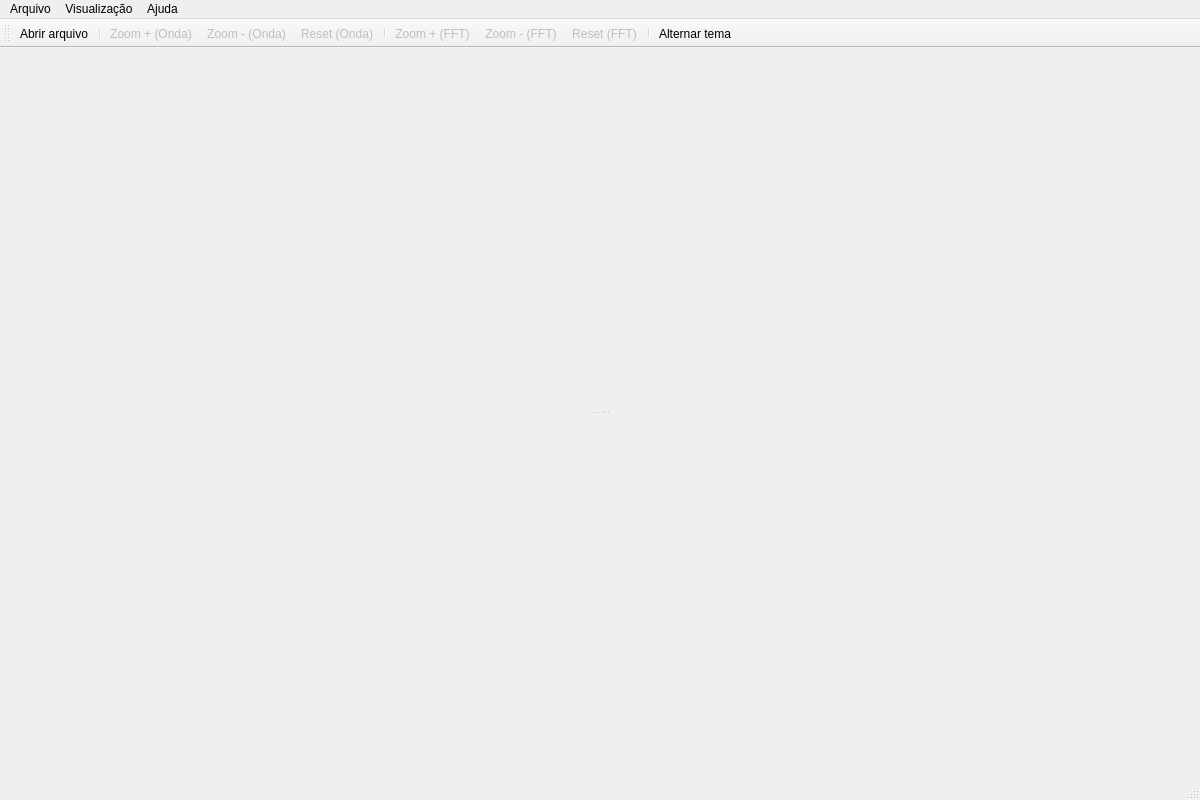
<?xml version="1.0" encoding="UTF-8"?>
<ui version="4.0">
 <class>MainWindow</class>
 <widget class="QMainWindow" name="MainWindow">
  <property name="geometry">
   <rect>
    <x>0</x>
    <y>0</y>
    <width>1200</width>
    <height>800</height>
   </rect>
  </property>
  <property name="windowTitle">
   <string>Sound Analyzer</string>
  </property>
  <widget class="QWidget" name="centralWidget">
   <layout class="QVBoxLayout" name="verticalLayout">
    <property name="contentsMargins">
     <number>4</number>
     <number>4</number>
     <number>4</number>
     <number>4</number>
    </property>
    <property name="spacing">
     <number>4</number>
    </property>
    <item>
     <widget class="QSplitter" name="plotSplitter">
      <property name="orientation">
       <enum>Qt::Vertical</enum>
      </property>
      <property name="childrenCollapsible">
       <bool>false</bool>
      </property>
      <widget class="WaveformWidget" name="waveformWidget">
       <property name="sizePolicy">
        <sizepolicy hsizetype="Expanding" vsizetype="Expanding">
         <horstretch>0</horstretch>
         <verstretch>1</verstretch>
        </sizepolicy>
       </property>
      </widget>
      <widget class="SpectrumWidget" name="spectrumWidget">
       <property name="sizePolicy">
        <sizepolicy hsizetype="Expanding" vsizetype="Expanding">
         <horstretch>0</horstretch>
         <verstretch>1</verstretch>
        </sizepolicy>
       </property>
      </widget>
     </widget>
    </item>
   </layout>
  </widget>
  <widget class="QMenuBar" name="menuBar">
   <property name="geometry">
    <rect>
     <x>0</x>
     <y>0</y>
     <width>1200</width>
     <height>26</height>
    </rect>
   </property>
   <widget class="QMenu" name="menuFile">
    <property name="title">
     <string>Arquivo</string>
    </property>
    <addaction name="actionOpen"/>
    <addaction name="separator"/>
    <addaction name="actionExit"/>
   </widget>
   <widget class="QMenu" name="menuView">
    <property name="title">
     <string>Visualização</string>
    </property>
    <addaction name="actionToggleTheme"/>
   </widget>
   <widget class="QMenu" name="menuHelp">
    <property name="title">
     <string>Ajuda</string>
    </property>
    <addaction name="actionAbout"/>
   </widget>
   <addaction name="menuFile"/>
   <addaction name="menuView"/>
   <addaction name="menuHelp"/>
  </widget>
  <widget class="QToolBar" name="mainToolBar">
   <property name="windowTitle">
    <string>Barra de ferramentas</string>
   </property>
   <attribute name="toolBarArea">
    <enum>TopToolBarArea</enum>
   </attribute>
   <attribute name="toolBarBreak">
    <bool>false</bool>
   </attribute>
   <addaction name="actionOpen"/>
   <addaction name="separator"/>
   <addaction name="actionWaveZoomIn"/>
   <addaction name="actionWaveZoomOut"/>
   <addaction name="actionWaveZoomReset"/>
   <addaction name="separator"/>
   <addaction name="actionFFTZoomIn"/>
   <addaction name="actionFFTZoomOut"/>
   <addaction name="actionFFTZoomReset"/>
   <addaction name="separator"/>
   <addaction name="actionToggleTheme"/>
  </widget>
  <widget class="QStatusBar" name="statusBar"/>
  <action name="actionOpen">
   <property name="text">
    <string>Abrir arquivo...</string>
   </property>
   <property name="shortcut">
    <string>Ctrl+O</string>
   </property>
   <property name="toolTip">
    <string>Abrir arquivo de áudio (.wav, .m4a)</string>
   </property>
  </action>
  <action name="actionExit">
   <property name="text">
    <string>Sair</string>
   </property>
   <property name="shortcut">
    <string>Ctrl+Q</string>
   </property>
  </action>
  <action name="actionToggleTheme">
   <property name="text">
    <string>Alternar tema</string>
   </property>
   <property name="shortcut">
    <string>Ctrl+T</string>
   </property>
   <property name="toolTip">
    <string>Alternar entre tema claro e escuro</string>
   </property>
  </action>
  <action name="actionAbout">
   <property name="text">
    <string>Sobre</string>
   </property>
  </action>
  <action name="actionWaveZoomIn">
   <property name="text">
    <string>Zoom + (Onda)</string>
   </property>
   <property name="toolTip">
    <string>Aumentar zoom — forma de onda</string>
   </property>
   <property name="enabled">
    <bool>false</bool>
   </property>
  </action>
  <action name="actionWaveZoomOut">
   <property name="text">
    <string>Zoom - (Onda)</string>
   </property>
   <property name="toolTip">
    <string>Reduzir zoom — forma de onda</string>
   </property>
   <property name="enabled">
    <bool>false</bool>
   </property>
  </action>
  <action name="actionWaveZoomReset">
   <property name="text">
    <string>Reset (Onda)</string>
   </property>
   <property name="toolTip">
    <string>Resetar zoom — forma de onda</string>
   </property>
   <property name="enabled">
    <bool>false</bool>
   </property>
  </action>
  <action name="actionFFTZoomIn">
   <property name="text">
    <string>Zoom + (FFT)</string>
   </property>
   <property name="toolTip">
    <string>Aumentar zoom — espectro FFT</string>
   </property>
   <property name="enabled">
    <bool>false</bool>
   </property>
  </action>
  <action name="actionFFTZoomOut">
   <property name="text">
    <string>Zoom - (FFT)</string>
   </property>
   <property name="toolTip">
    <string>Reduzir zoom — espectro FFT</string>
   </property>
   <property name="enabled">
    <bool>false</bool>
   </property>
  </action>
  <action name="actionFFTZoomReset">
   <property name="text">
    <string>Reset (FFT)</string>
   </property>
   <property name="toolTip">
    <string>Resetar zoom — espectro FFT</string>
   </property>
   <property name="enabled">
    <bool>false</bool>
   </property>
  </action>
 </widget>
 <customwidgets>
  <customwidget>
   <class>WaveformWidget</class>
   <extends>QWidget</extends>
   <header>app.views.waveform_widget</header>
  </customwidget>
  <customwidget>
   <class>SpectrumWidget</class>
   <extends>QWidget</extends>
   <header>app.views.spectrum_widget</header>
  </customwidget>
 </customwidgets>
 <resources/>
 <connections/>
</ui>
